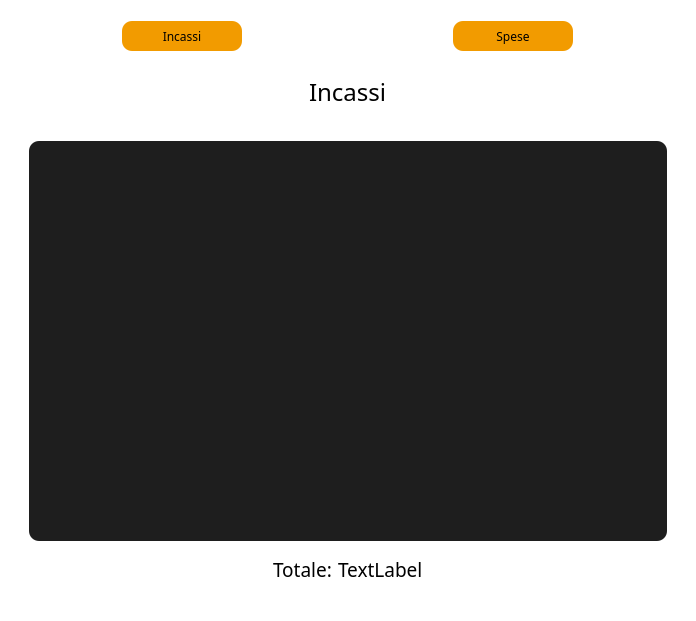
<?xml version="1.0" encoding="UTF-8"?>
<ui version="4.0">
 <class>Form</class>
 <widget class="QWidget" name="Form">
  <property name="geometry">
   <rect>
    <x>0</x>
    <y>0</y>
    <width>696</width>
    <height>621</height>
   </rect>
  </property>
  <property name="windowTitle">
   <string>Form</string>
  </property>
  <property name="styleSheet">
   <string notr="true">background-color: rgb(255, 255, 255);
color: rgb(0, 0, 0);
border:none;</string>
  </property>
  <layout class="QVBoxLayout" name="verticalLayout">
   <item>
    <widget class="QFrame" name="frame_3">
     <property name="sizePolicy">
      <sizepolicy hsizetype="Expanding" vsizetype="Expanding">
       <horstretch>0</horstretch>
       <verstretch>0</verstretch>
      </sizepolicy>
     </property>
     <property name="maximumSize">
      <size>
       <width>16777215</width>
       <height>50</height>
      </size>
     </property>
     <property name="frameShape">
      <enum>QFrame::StyledPanel</enum>
     </property>
     <property name="frameShadow">
      <enum>QFrame::Raised</enum>
     </property>
     <layout class="QHBoxLayout" name="horizontalLayout_2">
      <item alignment="Qt::AlignHCenter">
       <widget class="QPushButton" name="incassi_button">
        <property name="minimumSize">
         <size>
          <width>120</width>
          <height>30</height>
         </size>
        </property>
        <property name="font">
         <font>
          <family>Tiro Kannada</family>
         </font>
        </property>
        <property name="cursor">
         <cursorShape>PointingHandCursor</cursorShape>
        </property>
        <property name="styleSheet">
         <string notr="true">QPushButton{
   
	background-color: rgb(242, 155, 0);
     border:none;
     
	color: rgb(0, 0, 0);
     border-radius:10px;
   
}</string>
        </property>
        <property name="text">
         <string>Incassi</string>
        </property>
       </widget>
      </item>
      <item alignment="Qt::AlignHCenter">
       <widget class="QPushButton" name="spese_button">
        <property name="minimumSize">
         <size>
          <width>120</width>
          <height>30</height>
         </size>
        </property>
        <property name="font">
         <font>
          <family>Tiro Kannada</family>
         </font>
        </property>
        <property name="cursor">
         <cursorShape>PointingHandCursor</cursorShape>
        </property>
        <property name="styleSheet">
         <string notr="true">QPushButton{
   
	background-color: rgb(242, 155, 0);
     border:none;
     
	color: rgb(0, 0, 0);
     border-radius:10px;
   
}</string>
        </property>
        <property name="text">
         <string>Spese</string>
        </property>
       </widget>
      </item>
     </layout>
    </widget>
   </item>
   <item>
    <widget class="QFrame" name="frame">
     <property name="sizePolicy">
      <sizepolicy hsizetype="Expanding" vsizetype="Expanding">
       <horstretch>0</horstretch>
       <verstretch>0</verstretch>
      </sizepolicy>
     </property>
     <property name="minimumSize">
      <size>
       <width>0</width>
       <height>0</height>
      </size>
     </property>
     <property name="maximumSize">
      <size>
       <width>16777215</width>
       <height>50</height>
      </size>
     </property>
     <property name="frameShape">
      <enum>QFrame::StyledPanel</enum>
     </property>
     <property name="frameShadow">
      <enum>QFrame::Raised</enum>
     </property>
     <layout class="QHBoxLayout" name="horizontalLayout_5">
      <item alignment="Qt::AlignHCenter">
       <widget class="QLabel" name="label">
        <property name="font">
         <font>
          <family>Tiro Kannada</family>
          <pointsize>18</pointsize>
          <bold>false</bold>
         </font>
        </property>
        <property name="text">
         <string>Incassi</string>
        </property>
       </widget>
      </item>
     </layout>
    </widget>
   </item>
   <item>
    <widget class="QFrame" name="frame_2">
     <property name="sizePolicy">
      <sizepolicy hsizetype="Expanding" vsizetype="Expanding">
       <horstretch>0</horstretch>
       <verstretch>0</verstretch>
      </sizepolicy>
     </property>
     <property name="frameShape">
      <enum>QFrame::StyledPanel</enum>
     </property>
     <property name="frameShadow">
      <enum>QFrame::Raised</enum>
     </property>
     <layout class="QHBoxLayout" name="horizontalLayout">
      <item>
       <widget class="QStackedWidget" name="stackedWidget">
        <property name="currentIndex">
         <number>0</number>
        </property>
        <widget class="QWidget" name="page_1">
         <layout class="QVBoxLayout" name="verticalLayout_3">
          <item>
           <widget class="QListView" name="list_view">
            <property name="font">
             <font>
              <family>Tiro Kannada</family>
             </font>
            </property>
            <property name="styleSheet">
             <string notr="true">QListView{
background-color:rgba(0,0,0,225);
border-radius:10px;
color:white;
padding-left:5px;
padding-top:10px;
padding-right:5px;
}

QListView::item:selected {
border-radius:3px;
background-color: rgb(242, 155, 0);
color:black;
}</string>
            </property>
           </widget>
          </item>
          <item alignment="Qt::AlignHCenter">
           <widget class="QFrame" name="frame_5">
            <property name="frameShape">
             <enum>QFrame::StyledPanel</enum>
            </property>
            <property name="frameShadow">
             <enum>QFrame::Raised</enum>
            </property>
            <layout class="QHBoxLayout" name="horizontalLayout_3">
             <item>
              <widget class="QLabel" name="label_2">
               <property name="maximumSize">
                <size>
                 <width>70</width>
                 <height>16777215</height>
                </size>
               </property>
               <property name="font">
                <font>
                 <family>Tiro Kannada</family>
                 <pointsize>14</pointsize>
                </font>
               </property>
               <property name="text">
                <string>Totale:</string>
               </property>
              </widget>
             </item>
             <item>
              <widget class="QLabel" name="totale_incassi">
               <property name="font">
                <font>
                 <family>Tiro Kannada</family>
                 <pointsize>14</pointsize>
                </font>
               </property>
               <property name="text">
                <string>TextLabel</string>
               </property>
              </widget>
             </item>
            </layout>
           </widget>
          </item>
         </layout>
        </widget>
        <widget class="QWidget" name="page_2">
         <layout class="QVBoxLayout" name="verticalLayout_4">
          <item>
           <widget class="QListView" name="list_view1">
            <property name="font">
             <font>
              <family>Tiro Kannada</family>
             </font>
            </property>
            <property name="styleSheet">
             <string notr="true">QListView{
background-color:rgba(0,0,0,225);
border-radius:10px;
color:white;
padding-left:5px;
padding-top:10px;
padding-right:5px;
}

QListView::item:selected {
border-radius:3px;
background-color: rgb(242, 155, 0);
color:black;
}</string>
            </property>
           </widget>
          </item>
          <item alignment="Qt::AlignHCenter">
           <widget class="QFrame" name="frame_6">
            <property name="frameShape">
             <enum>QFrame::StyledPanel</enum>
            </property>
            <property name="frameShadow">
             <enum>QFrame::Raised</enum>
            </property>
            <layout class="QHBoxLayout" name="horizontalLayout_4">
             <item>
              <widget class="QLabel" name="label_3">
               <property name="maximumSize">
                <size>
                 <width>70</width>
                 <height>16777215</height>
                </size>
               </property>
               <property name="font">
                <font>
                 <family>Tiro Kannada</family>
                 <pointsize>14</pointsize>
                </font>
               </property>
               <property name="text">
                <string>Totale:</string>
               </property>
              </widget>
             </item>
             <item>
              <widget class="QLabel" name="totale_spese">
               <property name="font">
                <font>
                 <family>Tiro Kannada</family>
                 <pointsize>14</pointsize>
                </font>
               </property>
               <property name="text">
                <string>TextLabel</string>
               </property>
              </widget>
             </item>
            </layout>
           </widget>
          </item>
         </layout>
        </widget>
       </widget>
      </item>
     </layout>
    </widget>
   </item>
  </layout>
 </widget>
 <resources/>
 <connections/>
</ui>
